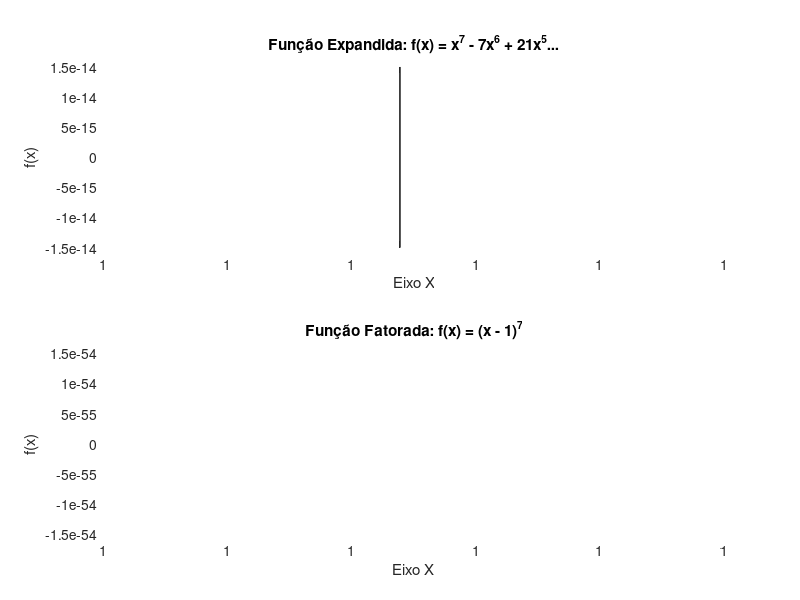

The MATLAB source for this figure:
% 1. Criando 401 pontos no intervalo pedido
x = linspace(1 - 2e-8, 1 + 2e-8, 401);

% 2. Calculando a função do jeito que está na lista (Expandida)
% O ponto (.) é necessário para fazer a conta elemento por elemento do vetor
f_expandida = x.^7 - 7.*x.^6 + 21.*x.^5 - 35.*x.^4 + 35.*x.^3 - 21.*x.^2 + 7.*x - 1;

% 3. Calculando a função fatorada: (x - 1)^7
f_fatorada = (x - 1).^7;

% 4. Criando a janela com os gráficos
figure;

% Gráfico 1 (em cima)
subplot(2, 1, 1);
plot(x, f_expandida, 'b', 'LineWidth', 1.5);
title('Função Expandida: f(x) = x^7 - 7x^6 + 21x^5...');
xlabel('Eixo X');
ylabel('f(x)');
grid on;

% Gráfico 2 (embaixo)
subplot(2, 1, 2);
plot(x, f_fatorada, 'r', 'LineWidth', 1.5);
title('Função Fatorada: f(x) = (x - 1)^7');
xlabel('Eixo X');
ylabel('f(x)');
grid on;
